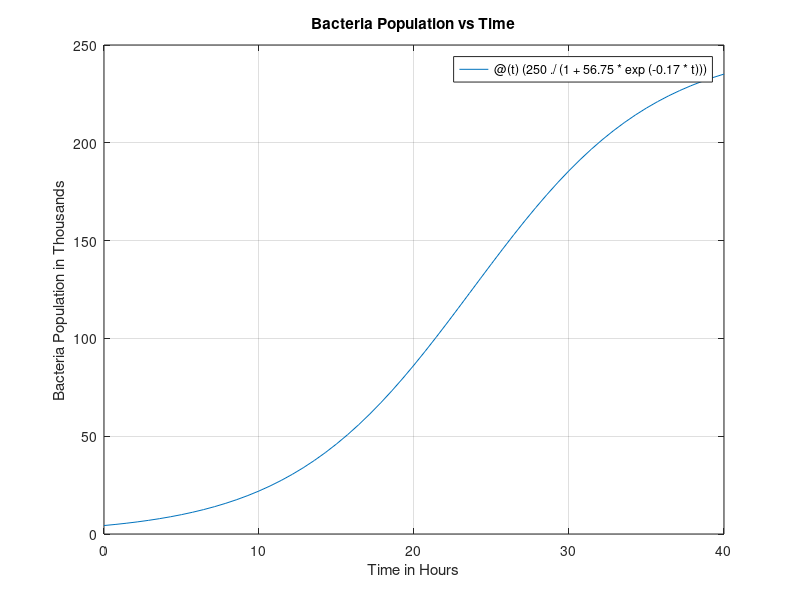
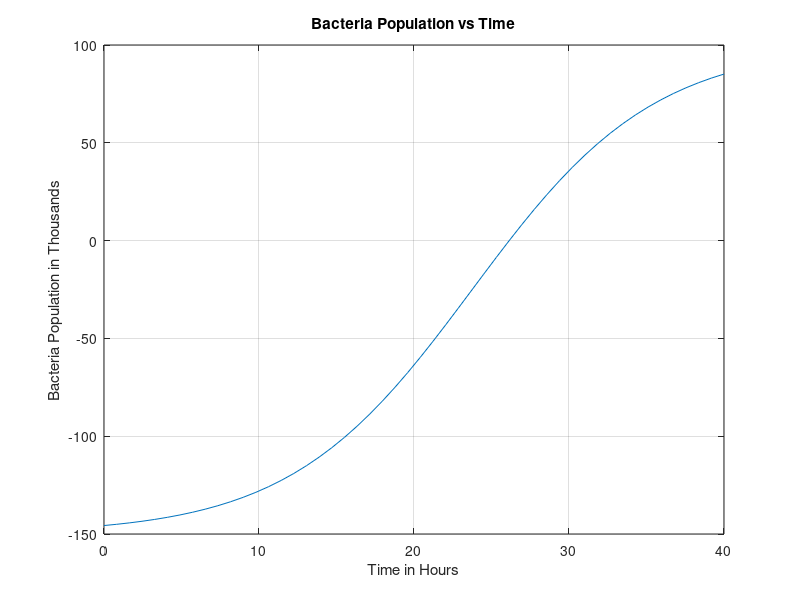
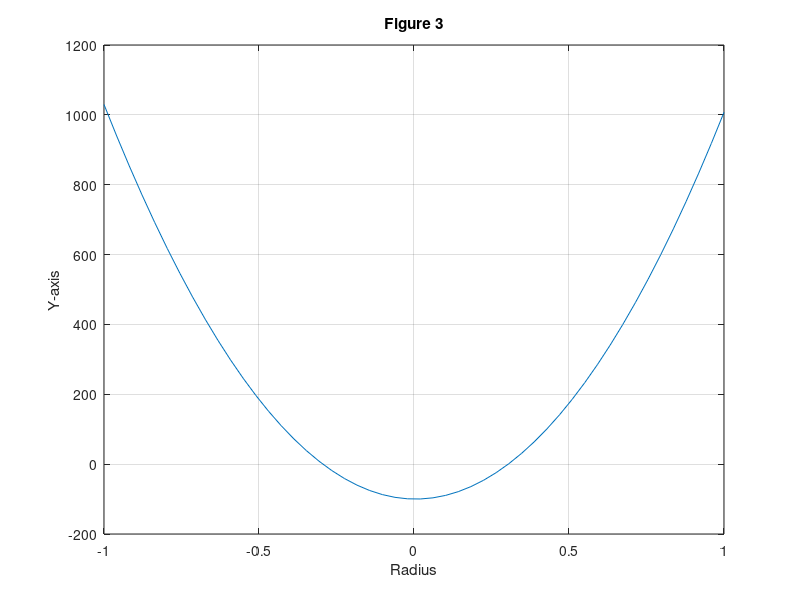

Here is the MATLAB script that generated these plots, in order:
%Tayeb Al-Shedayfat
%100957964


% PART 1

  %a)
    %Using calculator mode to calculate the value of the function at t=1
        (250./(1+56.75*exp(-0.17*1)))
  %b) 
    %Using calculator mode to calculate the value of the fucntion at t=4
        (250./(1+56.75*exp(-0.17*4)))
     
  %c)
    %Impleminting a function B(t) as an anynomys function
  
        B =  @(t)(250./(1+56.75*exp(-0.17*t)))

  %d)
    % Testing if the function would give the same answer as the caclulator
    % mode
        B(1)
  %e)
    % Testing if the function would give the same answer as the caclulator
    % mode
        B(4)
   %f)
    % Testing if the function would take t as a vector form
        B([1 4])

   %g)
    % Using fplot to create a graph (figure 1) with x and y labels and grid
    % on
   
        figure (1)
        fplot(B,[0 40])

        title ('Bacteria Population vs Time')
        xlabel('Time in Hours')
        ylabel('Bacteria Population in Thousands')
        grid on
        
    %h)
            
        %(250./(1+56.75*exp(-0.17*x)))-150 = 0
       
    %i)
     %writing the root finding equation to find when the functionn is going
     %to be equal to 150
    
       f = @(x)B(x)-150
                
                 
    %j)
     %using linspace to create equally spaced time values to estimate the
     %zero of the function and exporting that to figure 2 with titles and
     %grid 
    
       figure(2)
       x = linspace(0,40,50)
       y = f(x)
       plot(x,f(x))
       title ('Bacteria Population vs Time')
       xlabel('Time in Hours')
       ylabel('Bacteria Population in Thousands')
       grid on
      %fzero(f,[20 30])
        z = fzero(f,[25 30])
        fprintf('The number of bacteria is 150,000 when t=%f.\n',z)


%PART 2

    %Let e be the root equation given in the lab manual

      e = @(r) 1118.406985*r.^2 - 11.18407*r - 99.96272

    %Finding the roots using (fzero)
      x = linspace(-1,1,50)
      y = e(x)
      figure (3)
      plot(x,y)
      title ('Figure 3')
      xlabel('Radius')
      ylabel ('Y-axis')
      grid on
      r3 = fzero(e,[0.25 1])
      fprintf('using fzero the diameter is %f.\n',2*r3)
    
    
    %Finding the roots using (roots)
    
      r = roots([1118.406985 -11.18407 -99.96272])
      fprintf('using roots the diameter is %f.\n',2*r(1))
        
    
% Part 3

    %Vo= volume of the outer sphere (brass + interior)
    %Vi= volume of the interiour sphere (R)
    %Vb = volume of the brass
    %D= density of the brass
    %m= mass of the brass
    
    
    %We have: D=m/v --> D*v=m --> 
                         % 8900*Vb=100                              eq(1)
    
    %Now we can use the fasct that the volume of the brass (Vb) is (V0-Vi) so
    %the equation (1) becomes: 
                        
                       % 8900*(V0-Vi)=100                           eq(2)
    
    %And we know that the volume of a sphere is V = 4pi/3*R^3 where R is the
    %radius
    
    % now we can use the definiton of the volume in eq(2):
    
                % 8900 * (4pi/3*(0.01+R)^3-4pi/3*(R)^3) = 100       eq(3)
      
    % 35600pi/3 * ((0.01+R)^3-R^3) = 100
    
    % 35600pi/3 * (R^3 + 0.03R^2 + 0.0003R + 0.000001 - R^3) = 100
    
    % 356piR^2 + 89pi/25R + (35600pi/3)*1e(-6) - 100 = 0
    
    % Splyfiying that eq will Yield:
    
        % 1118.406985R2 - 11.18407R - 99.96272 = 0 
        % Which is equal to the eq given in the lab manual 
    
